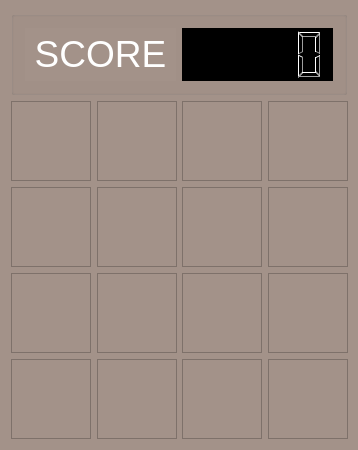
<?xml version="1.0" encoding="UTF-8"?>
<ui version="4.0">
 <class>Widget</class>
 <widget class="QWidget" name="Widget">
  <property name="geometry">
   <rect>
    <x>0</x>
    <y>0</y>
    <width>358</width>
    <height>450</height>
   </rect>
  </property>
  <property name="minimumSize">
   <size>
    <width>358</width>
    <height>450</height>
   </size>
  </property>
  <property name="maximumSize">
   <size>
    <width>358</width>
    <height>450</height>
   </size>
  </property>
  <property name="windowTitle">
   <string>2048</string>
  </property>
  <property name="styleSheet">
   <string notr="true">background-color: rgb(163, 146, 137);</string>
  </property>
  <layout class="QGridLayout" name="gridLayout_3">
   <item row="1" column="0">
    <layout class="QGridLayout" name="gridLayout">
     <item row="3" column="3">
      <widget class="Tile" name="tile16">
       <property name="minimumSize">
        <size>
         <width>80</width>
         <height>80</height>
        </size>
       </property>
       <property name="maximumSize">
        <size>
         <width>80</width>
         <height>80</height>
        </size>
       </property>
       <property name="frameShape">
        <enum>QFrame::StyledPanel</enum>
       </property>
       <property name="frameShadow">
        <enum>QFrame::Raised</enum>
       </property>
      </widget>
     </item>
     <item row="3" column="2">
      <widget class="Tile" name="tile15">
       <property name="minimumSize">
        <size>
         <width>80</width>
         <height>80</height>
        </size>
       </property>
       <property name="maximumSize">
        <size>
         <width>80</width>
         <height>80</height>
        </size>
       </property>
       <property name="frameShape">
        <enum>QFrame::StyledPanel</enum>
       </property>
       <property name="frameShadow">
        <enum>QFrame::Raised</enum>
       </property>
      </widget>
     </item>
     <item row="3" column="1">
      <widget class="Tile" name="tile14">
       <property name="minimumSize">
        <size>
         <width>80</width>
         <height>80</height>
        </size>
       </property>
       <property name="maximumSize">
        <size>
         <width>80</width>
         <height>80</height>
        </size>
       </property>
       <property name="frameShape">
        <enum>QFrame::StyledPanel</enum>
       </property>
       <property name="frameShadow">
        <enum>QFrame::Raised</enum>
       </property>
      </widget>
     </item>
     <item row="3" column="0">
      <widget class="Tile" name="tile13">
       <property name="minimumSize">
        <size>
         <width>80</width>
         <height>80</height>
        </size>
       </property>
       <property name="maximumSize">
        <size>
         <width>80</width>
         <height>80</height>
        </size>
       </property>
       <property name="frameShape">
        <enum>QFrame::StyledPanel</enum>
       </property>
       <property name="frameShadow">
        <enum>QFrame::Raised</enum>
       </property>
      </widget>
     </item>
     <item row="2" column="3">
      <widget class="Tile" name="tile12">
       <property name="minimumSize">
        <size>
         <width>80</width>
         <height>80</height>
        </size>
       </property>
       <property name="maximumSize">
        <size>
         <width>80</width>
         <height>80</height>
        </size>
       </property>
       <property name="frameShape">
        <enum>QFrame::StyledPanel</enum>
       </property>
       <property name="frameShadow">
        <enum>QFrame::Raised</enum>
       </property>
      </widget>
     </item>
     <item row="2" column="2">
      <widget class="Tile" name="tile11">
       <property name="minimumSize">
        <size>
         <width>80</width>
         <height>80</height>
        </size>
       </property>
       <property name="maximumSize">
        <size>
         <width>80</width>
         <height>80</height>
        </size>
       </property>
       <property name="frameShape">
        <enum>QFrame::StyledPanel</enum>
       </property>
       <property name="frameShadow">
        <enum>QFrame::Raised</enum>
       </property>
      </widget>
     </item>
     <item row="2" column="1">
      <widget class="Tile" name="tile10">
       <property name="minimumSize">
        <size>
         <width>80</width>
         <height>80</height>
        </size>
       </property>
       <property name="maximumSize">
        <size>
         <width>80</width>
         <height>80</height>
        </size>
       </property>
       <property name="frameShape">
        <enum>QFrame::StyledPanel</enum>
       </property>
       <property name="frameShadow">
        <enum>QFrame::Raised</enum>
       </property>
      </widget>
     </item>
     <item row="2" column="0">
      <widget class="Tile" name="tile9">
       <property name="minimumSize">
        <size>
         <width>80</width>
         <height>80</height>
        </size>
       </property>
       <property name="maximumSize">
        <size>
         <width>80</width>
         <height>80</height>
        </size>
       </property>
       <property name="frameShape">
        <enum>QFrame::StyledPanel</enum>
       </property>
       <property name="frameShadow">
        <enum>QFrame::Raised</enum>
       </property>
      </widget>
     </item>
     <item row="1" column="3">
      <widget class="Tile" name="tile8">
       <property name="minimumSize">
        <size>
         <width>80</width>
         <height>80</height>
        </size>
       </property>
       <property name="maximumSize">
        <size>
         <width>80</width>
         <height>80</height>
        </size>
       </property>
       <property name="frameShape">
        <enum>QFrame::StyledPanel</enum>
       </property>
       <property name="frameShadow">
        <enum>QFrame::Raised</enum>
       </property>
      </widget>
     </item>
     <item row="1" column="2">
      <widget class="Tile" name="tile7">
       <property name="minimumSize">
        <size>
         <width>80</width>
         <height>80</height>
        </size>
       </property>
       <property name="maximumSize">
        <size>
         <width>80</width>
         <height>80</height>
        </size>
       </property>
       <property name="frameShape">
        <enum>QFrame::StyledPanel</enum>
       </property>
       <property name="frameShadow">
        <enum>QFrame::Raised</enum>
       </property>
      </widget>
     </item>
     <item row="1" column="1">
      <widget class="Tile" name="tile6">
       <property name="minimumSize">
        <size>
         <width>80</width>
         <height>80</height>
        </size>
       </property>
       <property name="maximumSize">
        <size>
         <width>80</width>
         <height>80</height>
        </size>
       </property>
       <property name="frameShape">
        <enum>QFrame::StyledPanel</enum>
       </property>
       <property name="frameShadow">
        <enum>QFrame::Raised</enum>
       </property>
      </widget>
     </item>
     <item row="1" column="0">
      <widget class="Tile" name="tile5">
       <property name="minimumSize">
        <size>
         <width>80</width>
         <height>80</height>
        </size>
       </property>
       <property name="maximumSize">
        <size>
         <width>80</width>
         <height>80</height>
        </size>
       </property>
       <property name="frameShape">
        <enum>QFrame::StyledPanel</enum>
       </property>
       <property name="frameShadow">
        <enum>QFrame::Raised</enum>
       </property>
      </widget>
     </item>
     <item row="0" column="2">
      <widget class="Tile" name="tile3">
       <property name="minimumSize">
        <size>
         <width>80</width>
         <height>80</height>
        </size>
       </property>
       <property name="maximumSize">
        <size>
         <width>80</width>
         <height>80</height>
        </size>
       </property>
       <property name="frameShape">
        <enum>QFrame::StyledPanel</enum>
       </property>
       <property name="frameShadow">
        <enum>QFrame::Raised</enum>
       </property>
      </widget>
     </item>
     <item row="0" column="3">
      <widget class="Tile" name="tile4">
       <property name="minimumSize">
        <size>
         <width>80</width>
         <height>80</height>
        </size>
       </property>
       <property name="maximumSize">
        <size>
         <width>80</width>
         <height>80</height>
        </size>
       </property>
       <property name="frameShape">
        <enum>QFrame::StyledPanel</enum>
       </property>
       <property name="frameShadow">
        <enum>QFrame::Raised</enum>
       </property>
      </widget>
     </item>
     <item row="0" column="1">
      <widget class="Tile" name="tile2">
       <property name="minimumSize">
        <size>
         <width>80</width>
         <height>80</height>
        </size>
       </property>
       <property name="maximumSize">
        <size>
         <width>80</width>
         <height>80</height>
        </size>
       </property>
       <property name="frameShape">
        <enum>QFrame::StyledPanel</enum>
       </property>
       <property name="frameShadow">
        <enum>QFrame::Raised</enum>
       </property>
      </widget>
     </item>
     <item row="0" column="0">
      <widget class="Tile" name="tile1">
       <property name="minimumSize">
        <size>
         <width>80</width>
         <height>80</height>
        </size>
       </property>
       <property name="maximumSize">
        <size>
         <width>80</width>
         <height>80</height>
        </size>
       </property>
       <property name="frameShape">
        <enum>QFrame::StyledPanel</enum>
       </property>
       <property name="frameShadow">
        <enum>QFrame::Raised</enum>
       </property>
      </widget>
     </item>
    </layout>
   </item>
   <item row="0" column="0">
    <widget class="QGroupBox" name="groupBox">
     <property name="title">
      <string/>
     </property>
     <property name="alignment">
      <set>Qt::AlignCenter</set>
     </property>
     <layout class="QGridLayout" name="gridLayout_2">
      <property name="horizontalSpacing">
       <number>1</number>
      </property>
      <item row="0" column="0">
       <layout class="QHBoxLayout" name="horizontalLayout_5">
        <item>
         <widget class="QLabel" name="label">
          <property name="text">
           <string>&lt;html&gt;&lt;head/&gt;&lt;body&gt;&lt;p align=&quot;center&quot;&gt;&lt;span style=&quot; font-size:28pt; color:#ffffff;&quot;&gt;SCORE&lt;/span&gt;&lt;/p&gt;&lt;/body&gt;&lt;/html&gt;</string>
          </property>
         </widget>
        </item>
        <item>
         <widget class="QLCDNumber" name="score">
          <property name="styleSheet">
           <string notr="true">color: black;
background-color: rgb(0, 0, 0);</string>
          </property>
          <property name="frameShape">
           <enum>QFrame::StyledPanel</enum>
          </property>
         </widget>
        </item>
       </layout>
      </item>
     </layout>
    </widget>
   </item>
  </layout>
 </widget>
 <layoutdefault spacing="6" margin="11"/>
 <customwidgets>
  <customwidget>
   <class>Tile</class>
   <extends>QFrame</extends>
   <header>tile.h</header>
   <container>1</container>
  </customwidget>
 </customwidgets>
 <resources/>
 <connections/>
</ui>
